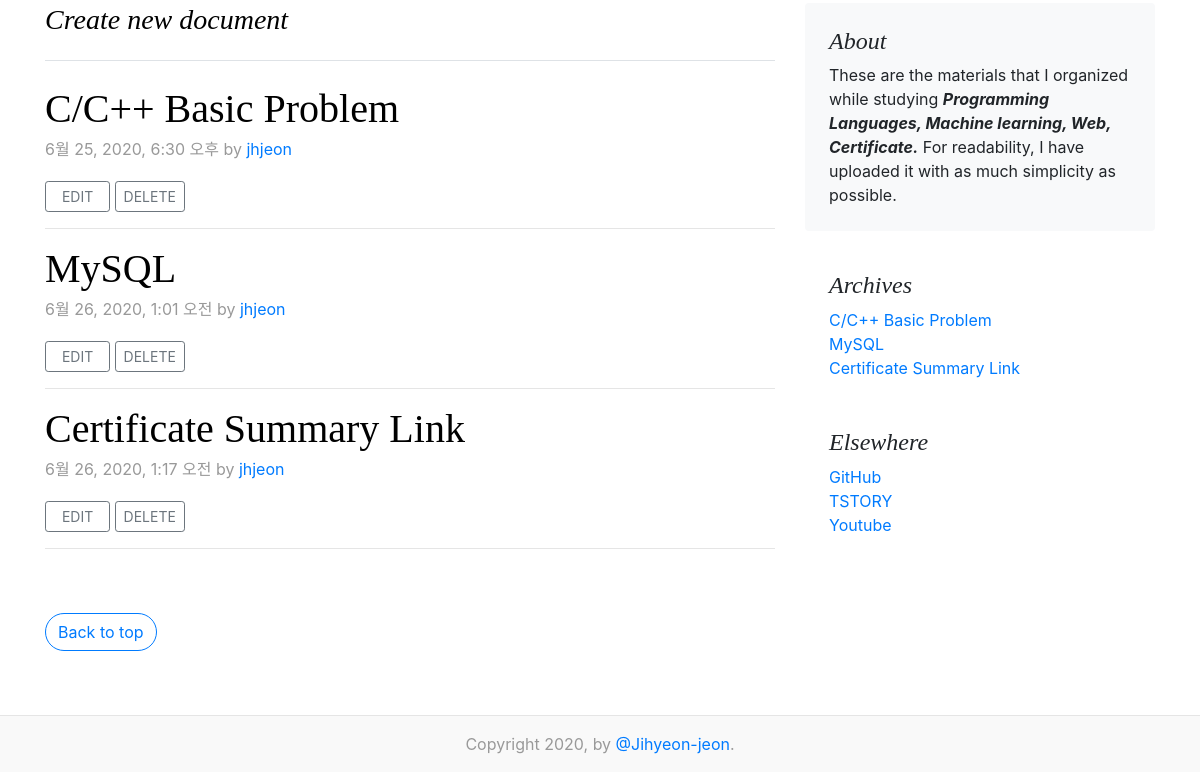
The page /stackMain/ (lower part) on the database as committed earlier.
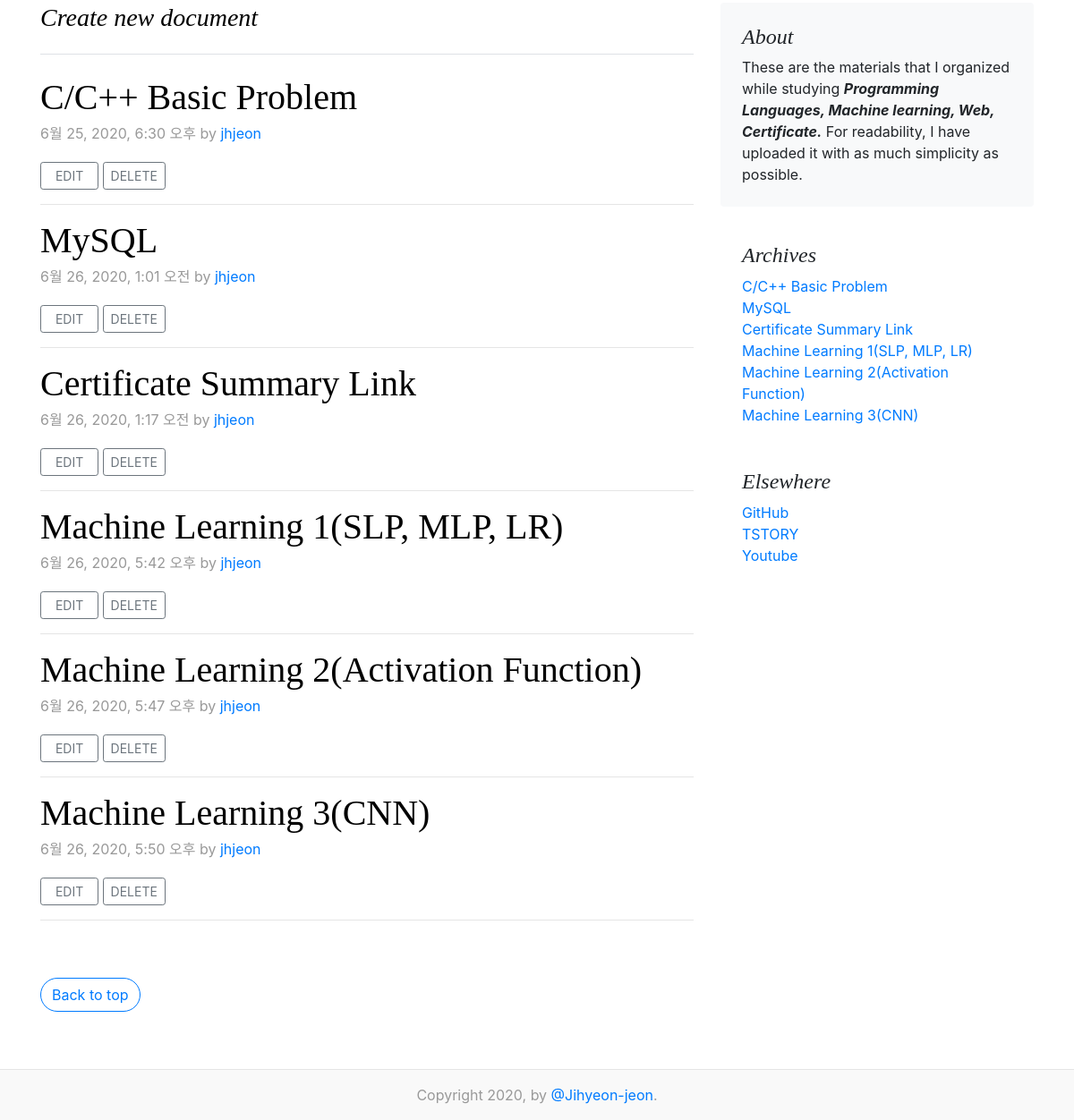
The same page on the database as committed later.
### myresume/models.py (models this page shows)
class Stack(models.Model):
    title = models.CharField(max_length=100)
    pub_date = models.DateTimeField(default=timezone.now)
    author = models.ForeignKey(User, on_delete=models.CASCADE, null=True, default=1)
    body = RichTextUploadingField()

### myresume/views.py (the view)
# urls.py: path('stackMain/', myresume.views.stackMain, name='stackMain'),
def stackMain(request):
    stacks = Stack.objects.all()
    return render(request, 'myresume/stackMain.html', {'stacks': stacks })

### myresume/templates/myresume/stackMain.html (shortened to what this page needs)
{% extends 'base.html' %}
{% load static %}
{% block content %}
<main role="main" class="container">
  <div class="row">
    <div class="col-md-8 blog-main">
      <h3 class="pb-4 mb-4 font-italic border-bottom">
        <a href="{% url 'createStack' %}" style="color:000000;">Create new document</a>
      </h3>
      <div class="blog-post">
      {% for stack in stacks %}
        <h2 class="blog-post-title"><a href="{% url 'detail' stack.id %}" style="color:000000;">{{ stack.title }}</a></h2>
        <p class="blog-post-meta">{{ stack.pub_date }} by <a href="#">{{ stack.author }}</a></p>
        <a class="btn btn-sm btn-outline-secondary" href="{% url 'updateStack' stack.id %}">&nbsp; EDIT &nbsp;</a>
        <a class="btn btn-sm btn-outline-secondary" href="{% url 'deleteStack' stack.id %}"> DELETE </a>
        <hr>
      {% endfor %}
      </div>
      <nav class="blog-pagination">
        <a class="btn btn-outline-primary" href="#">Back to top</a>
      </nav>
    </div>
    <aside class="col-md-4 blog-sidebar">
      <div class="p-4 mb-3 bg-light rounded">
        <h4 class="font-italic">About</h4>
        <p class="mb-0">These are the materials that I organized while studying <b><em>Programming Languages, Machine learning, Web, Certificate.</em></b> For readability, I have uploaded it with as much simplicity as possible.</p>
      </div>
      <div class="p-4">
        <h4 class="font-italic">Archives</h4>
        <ol class="list-unstyled mb-0">
          {% for stack in stacks %}
          <li><a href="{% url 'detail' stack.id %}">{{ stack.title }}</a></li>
          {% endfor %}
        </ol>
      </div>
      <div class="p-4">
        <h4 class="font-italic">Elsewhere</h4>
        <ol class="list-unstyled">
          <li><a href="https://github.com/jihyeon001">GitHub</a></li>
          <li><a href="https://common-ground.tistory.com/">TSTORY</a></li>
          <li><a href="https://www.youtube.com/channel/UC5GmjrBNoHrOmoXUsPM21TA">Youtube</a></li>
        </ol>
      </div>
    </aside>
  </div>
</main>
{% endblock %}

### templates/base.html (shortened to what this page needs)
{% load static %}
  <head>
    <link rel="stylesheet" href="https://stackpath.bootstrapcdn.com/bootstrap/4.3.1/css/bootstrap.min.css"
>
    <link rel="stylesheet" href="{% static 'myresume/css/base.css'%}">
  </head>
{% block content %}
{% endblock %}
<footer class="blog-footer mt-auto py-3">
    <p>Copyright 2020, by <a href="https://github.com/jihyeon001">@Jihyeon-jeon</a>.</p>
</footer>
</html>

### myresume/static/myresume/css/base.css (style rules this page uses)
h1, h2, h3, h4, h5, h6 { font-family: "Playfair Display", Georgia, "Times New Roman", serif; }
.blog-pagination { margin-bottom: 4rem; }
.blog-pagination > .btn { border-radius: 2rem; }
.blog-post { margin-bottom: 4rem; }
.blog-post-title { margin-bottom: .25rem; font-size: 2.5rem; }
.blog-post-meta { margin-bottom: 1.25rem; color: #999; }
.blog-footer { padding: 2.5rem 0; color: #999; text-align: center; background-color: #f9f9f9; border-top: .05rem solid #e5e5e5; }
.blog-footer p:last-child { margin-bottom: 0; }

Rows that differ between the two databases and show on the page:
added Stack: title "Machine Learning 1(SLP, MLP, LR)", pub_date "6월 26, 2020, 5:42 오후", author "jhjeon"
added Stack: title "Machine Learning 2(Activation Function)", pub_date "6월 26, 2020, 5:47 오후", author "jhjeon"
added Stack: title "Machine Learning 3(CNN)", pub_date "6월 26, 2020, 5:50 오후", author "jhjeon"
